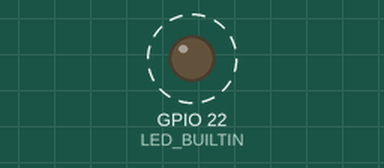
A sketch run on a simulated ESP32. Shown: output pins drawn as LEDs (lit = HIGH). Dashed ring = blinking. What the sketch prints to the serial monitor is not drawn.

Above: at 0.5 s.
Timing chart, 0 to 4.6 s (numbered marks = the images above):
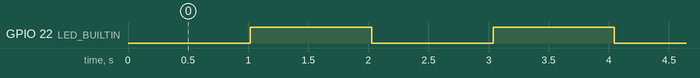

The sketch:

ESP32-Exam01.ino
```cpp
#include <WiFi.h>

/**
 * Demo：
 *    测试ESP32 demo
 *    打印ESP32模块信息
 *    1.打印Arduino Core For ESP32 版本
 *    2.打印Flash的唯一性芯片id（读者可以思考一下是否可以用来做点什么唯一性参考）
 *    4.打印IDE配置的使用Flash大小
 *    5.打印IDE配置的Flash连接通信的频率
 *    6.打印Flash连接模式：QIO QOUT DIO DOUT，可以理解为Flash传输速率
 * @author 单片机菜鸟
 * @date 2019/07/01
 */

#define LED_BUILTIN  22

int state = HIGH;

void setup() {
  // put your setup code here, to run once:
  Serial.begin(115200);
  pinMode(LED_BUILTIN, OUTPUT);
}

void loop() {
  FlashMode_t ideMode = ESP.getFlashChipMode();
  String coreVersion = ESP.getSdkVersion();
  Serial.print(F("Arduino Core For ESP32 Version: "));
  Serial.println(coreVersion);
  Serial.printf("Flash real id（唯一标识符）:   %08X\n", ESP.getChipRevision());
  Serial.printf("IDE配置Flash大小: %u KBytes\n", ESP.getFlashChipSize()/1024);
  Serial.printf("IDE配置Flash频率 : %u MHz\n", ESP.getFlashChipSpeed()/1000000);
  Serial.printf("Flash ide mode:  %s\n\n", (ideMode == FM_QIO ? "QIO" : ideMode == FM_QOUT ? "QOUT" : ideMode == FM_DIO ? "DIO" : ideMode == FM_DOUT ? "DOUT" : "UNKNOWN"));
  state = !state;
  digitalWrite(LED_BUILTIN, state);
  delay(1000);
}
```

Measured:
- by itself, GPIO 22 (LED_BUILTIN): alternates HIGH for 1.0 s and LOW for 1.0 s
